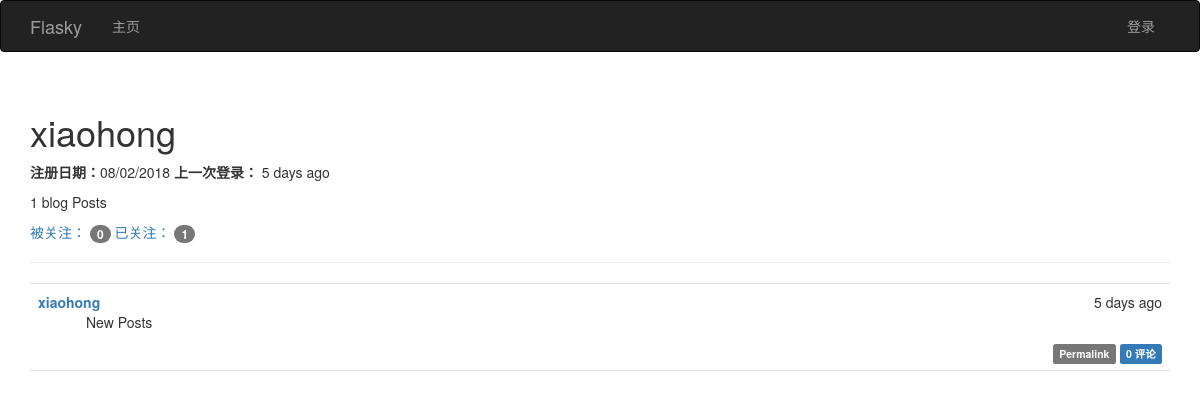
The page /user/xiaohong on the database as committed earlier.
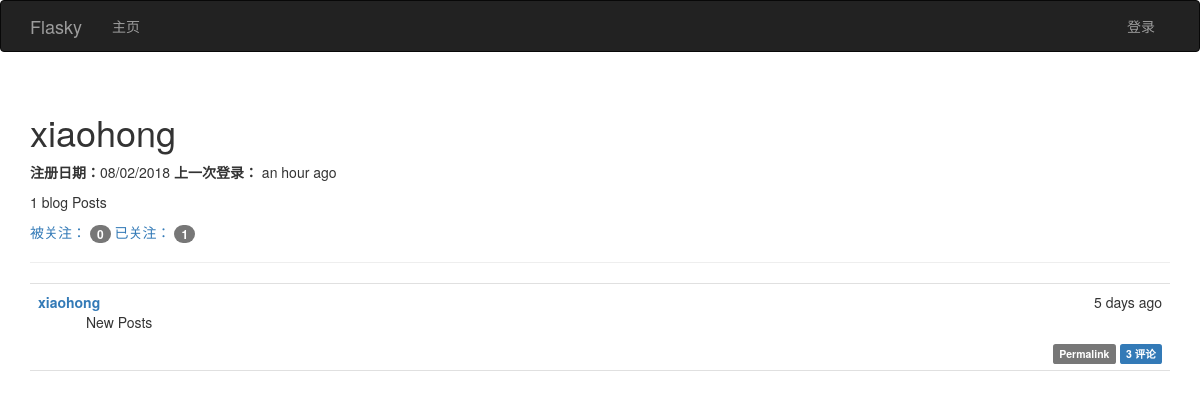
The same page on the database as committed later.
### app/models.py (models this page shows, shortened)
class User(UserMixin, db.Model):
    __tablename__ = 'users'
    id = db.Column(db.Integer, primary_key=True)
    username = db.Column(db.String(64), unique=True, index=True)
    email = db.Column(db.String(64), unique=True,index=True)
    role_id = db.Column(db.Integer, db.ForeignKey('roles.id'))
    password_hash = db.Column(db.String(128))
    confirmed = db.Column(db.Boolean, default= False)
    name = db.Column(db.String(64))
    location = db.Column(db.String(128))
    about_me = db.Column(db.Text())
    member_since = db.Column(db.DateTime(), default=datetime.utcnow)
    last_seen = db.Column(db.DateTime(), default=datetime.utcnow)
    posts = db.relationship('Post', backref='author', lazy='dynamic')
    followed = db.relationship('Follow', foreign_keys=[Follow.follower_id], backref=db.backref('follower', lazy='joined')
                               , lazy='dynamic', cascade='all,delete-orphan')
    followers = db.relationship('Follow', foreign_keys=[Follow.followed_id], backref=db.backref('followed',lazy='joined')
                                , lazy='dynamic',cascade='all,delete-orphan')
    comments = db.relationship('Comment', backref='author',lazy='dynamic')
    @property
    def password(self):
        raise AttributeError('password is not a readable attribute')

class Post(db.Model):
    __tablename__ = 'posts'
    id = db.Column(db.Integer, primary_key=True)
    body = db.Column(db.Text)
    timestamp = db.Column(db.DateTime, index=True, default=datetime.utcnow)
    author_id = db.Column(db.Integer, db.ForeignKey('users.id'))
    body_html = db.Column(db.Text)
    comments = db.relationship('Comment', backref='post', lazy='dynamic')

### app/main/views.py (the view)
@main.route('/user/<username>')
def user(username):
    user = User.query.filter_by(username= username).first()
    if user is None:
        abort(404)
    posts = user.posts.order_by(Post.timestamp.desc()).all()
    return render_template('user.html', user=user, posts=posts)

### app/auth/views.py (called while the page is built)
@auth.before_app_request
def before_request():
    if current_user.is_authenticated:
        current_user.ping()
        if not current_user.confirmed and request.endpoint[:5] != 'auth.':
            return redirect(url_for('auth.unconfirmed'))

### app/main/__init__.py (called while the page is built)
@main.app_context_processor
def inject_permissions():
    return dict(Permission=Permission)

### app/models.py (called while the page is built)
    def can(self, permission):
        return False

    def is_administrator(self):
        return False

### app/templates/user.html (shortened to what this page needs)
{%  extends "base.html" %}
{%  import "bootstrap/wtf.html" as wtf %}
{% block page_content %}
    <div class="page-header">
        <h1>  {{ user.username }} </h1>
     <p>
         <b>注册日期：</b>{{ moment(user.member_since).format('L') }}
         <b>上一次登录：</b> {{ moment(user.last_seen).fromNow(refresh=True) }}
     </p>
     <p> {{ user.posts.count() }} blog Posts</p>
    <p>
        <a href="{{ url_for('.followers', username=user.username) }}">被关注：
            <span class="badge">{{  user.followers.count() }}</span> </a>
         <a href="{{ url_for('.followed_by', username=user.username) }}">已关注：
            <span class="badge">{{  user.followed.count() }}</span> </a>
    </p>
    </div>
      {%  include '_posts.html' %}
{% endblock %}

### app/templates/base.html (shortened to what this page needs)
{% extends "bootstrap/base.html" %}
{% block head %}
{{ super() }}
<link rel="stylesheet" type="text/css" href="{{ url_for('static', filename='style.css') }}">
{% endblock %}
{% block navbar %}
<div class="navbar navbar-inverse" role="navigation">
    <div class="container">
        <div class="navbar-header">
            <a class="navbar-brand" href="{{ url_for('main.index') }}">Flasky</a>
        </div>
        <div class="navbar-collapse collapse">
            <ul class="nav navbar-nav">
                <li><a href="{{ url_for('main.index') }}">主页</a></li>
            </ul>
            <ul class="nav navbar-nav navbar-right">
                {% if current_user.is_authenticated %}
                <li class="dropdown">
                <a href="#" class="dropdown-toggle" data-toggle="dropdown">账户- {{ current_user.username }} <b class="caret"></b></a>
                     <ul class="dropdown-menu">
                    <li><a href="{{ url_for('auth.change_password') }}">修改密码</a></li>
                     <li><a href="{{ url_for('auth.change_email_request') }}">修改Email</a></li>
                     <li><a href="{{ url_for('auth.logout') }}">登出</a></li>
                    </ul>
                </li>
                {% else %}
                <li><a href="{{ url_for('auth.login') }}">登录</a></li>
                {% endif %}
            </ul>
        </div>
    </div>
</div>
{% endblock %}
{% block content %}
<div class="container">
    {% block page_content %}{% endblock %}
</div>
{% endblock %}

### app/templates/_posts.html (shortened to what this page needs)
  <ul class="posts">
        {% for post in posts %}
            <li class="post">
                <div class="post-date">
                    {{ moment(post.timestamp).fromNow() }}
                </div>
                <div class="post-author">
                    <a href="{{ url_for('.user', username=post.author.username) }}">{{ post.author.username }}</a>
                </div>
                <div class="post-content">
                    {% if post.body_html %}
                        {{  post.body_html | safe }}
                    {% else %}
                        {{ post.body }}
                    {% endif %}
                    <div class="post-footer">
                        <a href="{{ url_for('.post', id=post.id) }}">
                            <span class="label label-default">Permalink</span>
                        </a>
                          <a href="{{ url_for('.post', id=post.id) }}#comments">
                            <span class="label label-primary">{{ post.comments.count() }} 评论</span>
                        </a>
                    </div>
                </div>
            </li>
        {% endfor %}
    </ul>

### app/static/style.css (style rules this page uses)
ul.posts { list-style-type: none; padding: 0px; margin: 16px 0px 0px 0px; border-top: 1px solid #e0e0e0; }
ul.posts li.post { padding: 8px; border-bottom: 1px solid #e0e0e0; }
div.post-date { float: right; }
div.post-author { font-weight: bold; }
div.post-content { margin-left: 48px; min-height: 48px; }
div.post-footer { text-align: right; }

Rows that differ between the two databases and show on the page:
changed User "xiaohong": last_seen "5 days ago" → "an hour ago"
computed for Post "New Posts": comments.count "0" → "3"
